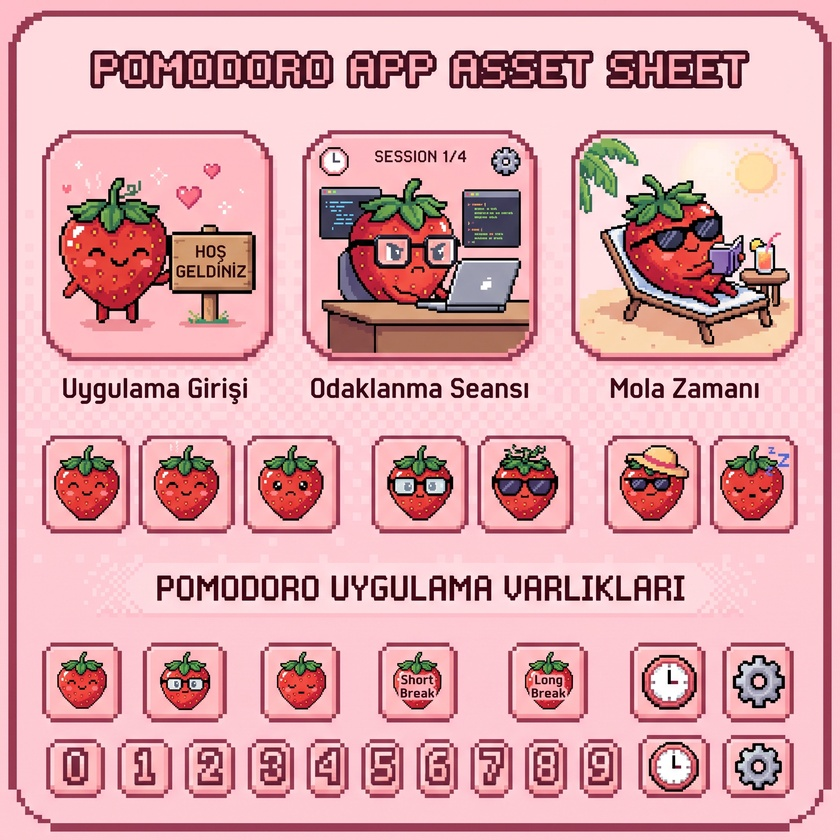
#> input picture assets/asset-sheet.jpg, 840 x 840 px, shrunk from 2048 x 2048 before the run
$ python slice_assets.py ../assets/asset-sheet.jpg
#> lines starting #> are read from the running program, lines starting #| are printed output that depends on the picture
#> in slice_sheet, img is the input picture: PIL image 840x840 RGB; mean R, G, B 218.8, 164.3, 170.6
#!/usr/bin/env python3
from PIL import Image
import os
import sys
import math

def find_separators(img, axis=0, thresh_ratio=0.2):
    # axis=0 -> vertical separators (columns), axis=1 -> horizontal (rows)
#> called with axis = 0, thresh_ratio = 0.2
    w, h = img.size
#> w = 840; h = 840
    pixels = img.convert('RGBA')
    data = pixels.getdata()
    if axis == 0:
        length = w
#> length = 840
        span = h
#> span = 840
    else:
        length = h
        span = w

    vals = []
    for i in range(length):
        cols = []
        for j in range(span):
            x = i if axis == 0 else j
            y = j if axis == 0 else i
            cols.append(pixels.getpixel((x,y)))
        # compute variance across rows for this column/row
        mean = [sum(c[k] for c in cols)/len(cols) for k in range(3)]
        var = sum(sum((c[k]-mean[k])**2 for k in range(3)) for c in cols)/len(cols)
        vals.append(var)
#> after the loop, vals = 840 values, max 20432.8 at index 519, min 53.25 at index 835, mean 11808

    gmean = sum(vals)/len(vals)
#> gmean = 11808
    gstd = (sum((v-gmean)**2 for v in vals)/len(vals))**0.5
#> gstd = 4499.8
    if gstd == 0:
        return []
    thresh = gmean - thresh_ratio * gstd
#> thresh = 10908.1
    sep_indexes = [i for i,v in enumerate(vals) if v < thresh]
#> sep_indexes = 248 values from 0 to 839

    # cluster contiguous indexes
    clusters = []
    for idx in sep_indexes:
        if not clusters or idx != clusters[-1][-1] + 1:
            clusters.append([idx, idx])
        else:
            clusters[-1][1] = idx
#> after the loop, clusters = 46 pairs, first value 0 to 780, second value 42 to 839

    # take center of clusters
    centers = [ (c[0]+c[1])//2 for c in clusters ]
#> centers = 46 values from 21 to 809
    return centers

def slice_sheet(path):
    img = Image.open(path)
    basename = os.path.splitext(os.path.basename(path))[0]
    outdir = os.path.join(os.path.dirname(path), basename + '_slices')
    os.makedirs(outdir, exist_ok=True)

    v_seps = find_separators(img, axis=0)
#> v_seps = 46 values from 21 to 809
    h_seps = find_separators(img, axis=1)
#> h_seps = 25 values from 24 to 818

    xs = [0] + v_seps + [img.size[0]]
#> xs = 48 values from 0 to 840
    ys = [0] + h_seps + [img.size[1]]
#> ys = 27 values from 0 to 840

    # if no separators found, try to guess grid by checking aspect
    if len(xs) <= 2 and len(ys) <= 2:
        # assume horizontal strip of equal pieces, try to detect by bright columns
        # fallback to 1 row, N cols where N is 1..8 by trying to find good tile width
        W, H = img.size
        possible = []
        for cols in range(1,9):
            if W % cols == 0:
                tilew = W//cols
                possible.append(cols)
        cols = possible[-1] if possible else 1
        xs = [i*(img.size[0]//cols) for i in range(cols+1)]
        ys = [0, img.size[1]]

    count = 0
    for yi in range(len(ys)-1):
        for xi in range(len(xs)-1):
            left = xs[xi]
            right = xs[xi+1]
            top = ys[yi]
            bottom = ys[yi+1]
            if right-left <=0 or bottom-top <=0:
                continue
            box = (left, top, right, bottom)
            crop = img.crop(box)
            # skip empty crops
            bbox = crop.getbbox()
            if not bbox:
                continue
            count += 1
            outpath = os.path.join(outdir, f"{basename}_{count:02d}.png")
            crop.save(outpath)
            print('Saved', outpath)
#> this loop made 26 passes
#> (printed output is left out)
#> pass 1, in slice_sheet, `crop.save(outpath)`:
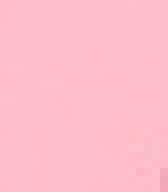
#> saved as asset-sheet_01.png: PIL image 21x24 RGB (shown 8 times larger); mean R, G, B 254.7, 189.8, 201.7
#> pass 1, in slice_sheet, `crop.save(outpath)`:
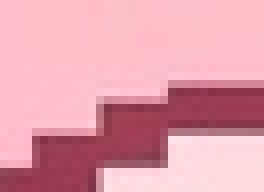
#> saved as asset-sheet_02.png: PIL image 33x24 RGB (shown 8 times larger); mean R, G, B 225.3, 159.1, 172
#> pass 1, in slice_sheet, `crop.save(outpath)`:
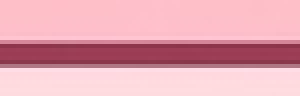
#> saved as asset-sheet_04.png: PIL image 75x24 RGB (shown 4 times larger); mean R, G, B 227.2, 166.3, 178.3
#> pass 1, in slice_sheet, `crop.save(outpath)`:
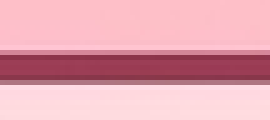
#> saved as asset-sheet_07.png: PIL image 54x24 RGB (shown 5 times larger); mean R, G, B 227, 166, 177.9
#> after the loop:
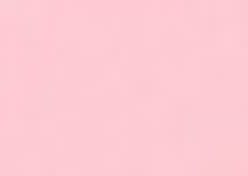
#> crop: PIL image 31x22 RGB (shown 8 times larger); mean R, G, B 253.3, 202.2, 211.2
#> after the loop, count = 1222

    if count == 0:
        print('No slices produced.')
    else:
        print(f'Total slices: {count} in {outdir}')

def main():
    if len(sys.argv) < 2:
        print('Usage: slice_assets.py path/to/sheet.jpg')
        sys.exit(1)
    slice_sheet(sys.argv[1])

if __name__ == '__main__':
    main()

$ run again, on assets/asset-sheet2.png
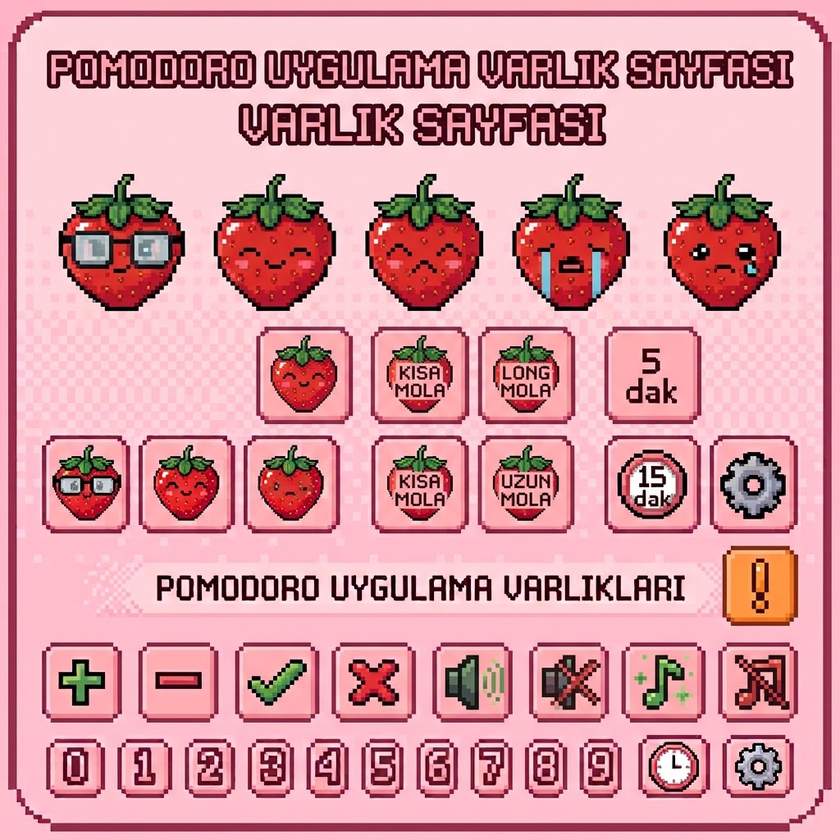
#> input picture assets/asset-sheet2.png, 840 x 840 px, shrunk from 1024 x 1024 before the run
#> in slice_sheet, img is the input picture: PIL image 840x840 RGB; mean R, G, B 214.4, 151.5, 160.6
#> after the loop in find_separators, `for i in range(length):`: vals = 840 values, max 21964.6 at index 530, min 23.48 at index 5, mean 13702.8
#> gmean = 13702.8
#> gstd = 4944.8
#> thresh = 12713.8
#> sep_indexes = 251 values from 0 to 839
#> the loop in find_separators, `for idx in sep_indexes:` made 251 passes
#> idx on pass 60: 61
#> after the loop in find_separators, `for idx in sep_indexes:`: clusters = 43 pairs, first value 0 to 797, second value 58 to 839
#> centers = 43 values from 29 to 818
#> h_seps = 25 values from 25 to 818
#> xs = 45 values from 0 to 840
#> ys = 27 values from 0 to 840
#> the loop in slice_sheet, `for yi in range(len(ys)-1):` made 26 passes
#> (printed output is left out)
#> pass 1, in slice_sheet, `crop.save(outpath)`:
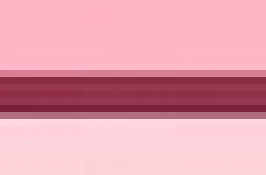
#> saved as asset-sheet2_04.png: PIL image 38x25 RGB (shown 7 times larger); mean R, G, B 226.7, 159.1, 173.9
#> pass 1, in slice_sheet, `crop.save(outpath)`:
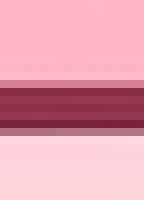
#> saved as asset-sheet2_05.png: PIL image 18x25 RGB (shown 8 times larger); mean R, G, B 226.8, 159.5, 174.2
#> after the loop in slice_sheet, `for yi in range(len(ys)-1):`: count = 1144
